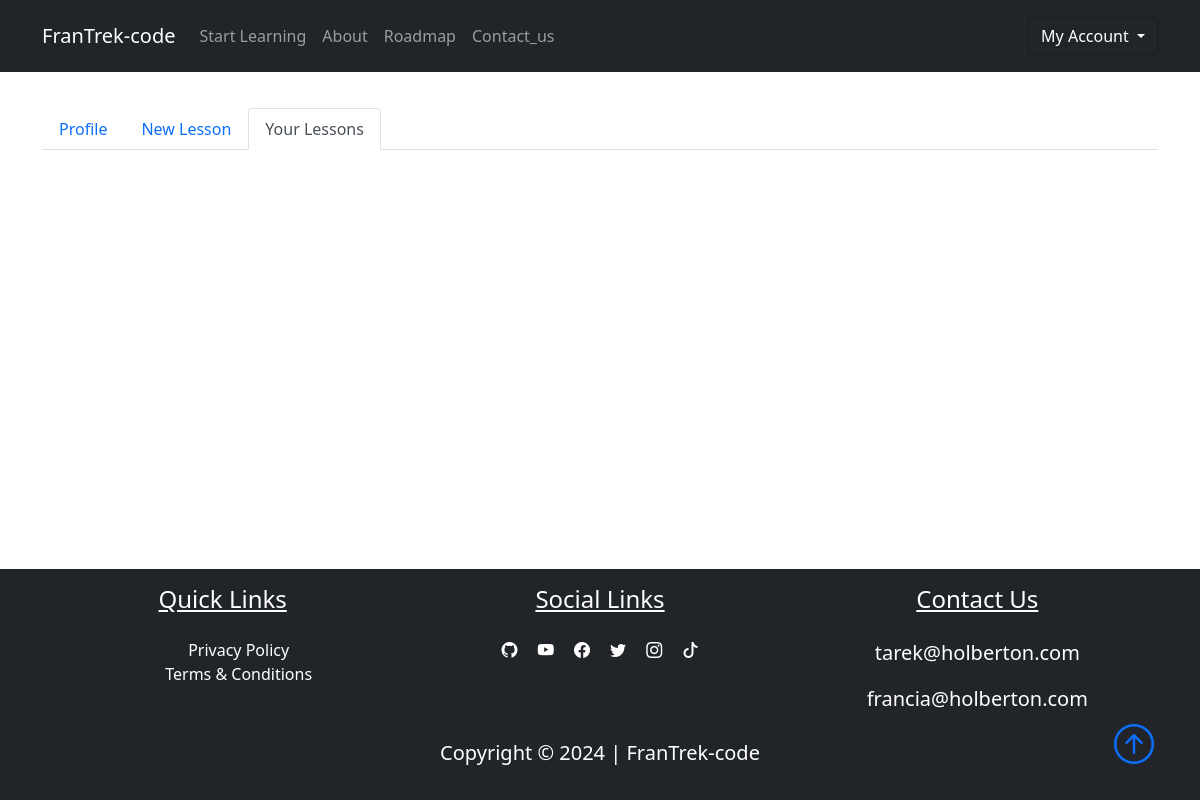
Before: /dashboard/user_lessons (signed in) with the older database file.
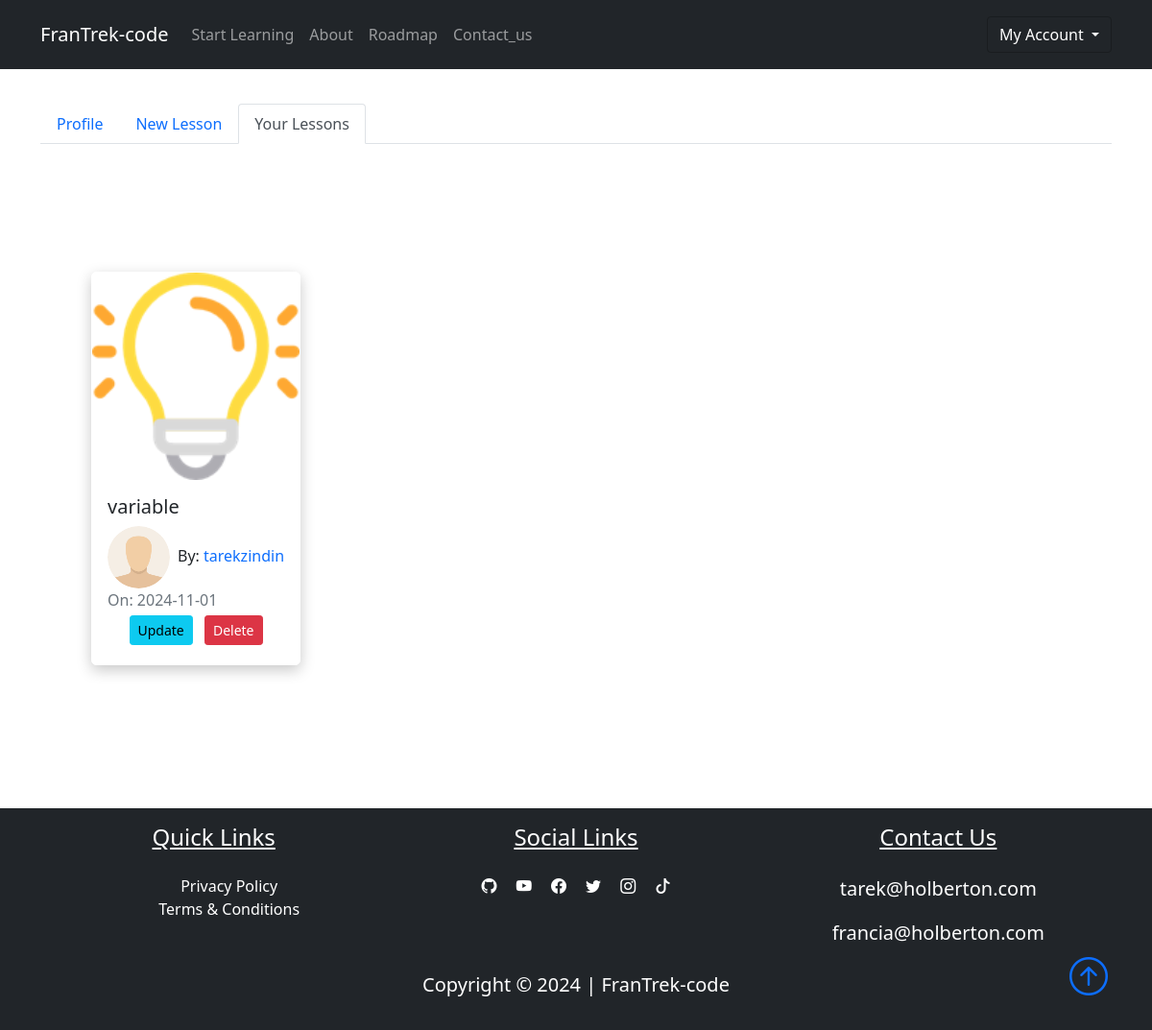
After: the same page with the newer database file.
### FranTrek/models.py (models this page shows, shortened)
class Lesson(db.Model):
    id = db.Column(db.Integer, primary_key=True)
    title = db.Column(db.String(100), nullable=False)
    date_posted = db.Column(db.DateTime, nullable=False, default=datetime.utcnow)
    content = db.Column(db.Text, nullable=False)
    thumbnail = db.Column(
        db.String(20), nullable=False, default="default_thumbnail.jpg"
    )
    slug = db.Column(db.String(32), nullable=False)
    user_id = db.Column(db.Integer, db.ForeignKey("user.id"), nullable=False)
    course_id = db.Column(db.Integer, db.ForeignKey("course.id"), nullable=False)

class User(db.Model, UserMixin):
    id = db.Column(db.Integer, primary_key=True)
    fname = db.Column(db.String(25), nullable=False)
    lname = db.Column(db.String(25), nullable=False)
    username = db.Column(db.String(25), unique=True, nullable=False)
    email = db.Column(db.String(125), unique=True, nullable=False)
    image_file = db.Column(db.String(20), nullable=False, default="default.png")
    bio = db.Column(db.Text, nullable=True)
    password = db.Column(db.String(60), nullable=False)
    lessons = db.relationship("Lesson", backref="author", lazy=True)

### FranTrek/lessons/routes.py (the view)
@lessons.route("/dashboard/user_lessons", methods=["GET", "POST"])
@login_required
def user_lessons():
    return render_template(
        "user_lessons.html", title="Your Lessons", active_tab="user_lessons"
    )

### FranTrek/models.py (called while the page is built)
@login_manager.user_loader
def load_user(user_id):
    return User.query.get(int(user_id))

### FranTrek/templates/user_lessons.html (shortened to what this page needs)
{% extends "dashboard.html"%}
{% block user_lessons %}
<div class="{{'tab-pane fade show active p-3' if active_tab == 'user_lessons' else 'tab-pane fade p-3'}}"
    id='nav-user_lessons' role="tabpanel" aria-labelledby="nav-user_lessons-tab"></div>
<section>
    <div class="container p-5">
        <div class="row">
            {% for lesson in current_user.lessons %}
            <div class="col-sm-12 col-md-6 col-lg-4 pb-5 d-flex align-items-stretch">
                <div class="card lesson">
                    <img src="{{url_for('static', filename='lesson_thumbnails/'+lesson.thumbnail)}}" class="card-img">
                    <div class="card-body d-flex flex-column">
                        <h5 class="card-title">
                            <a class="text-decoration-none text-dark"
                                href="{{url_for('lessons.lesson', lesson_slug=lesson.slug, course=lesson.course_name.title)}}">{{lesson.title}}</a>
                        </h5>
                        <span><img class="article-img rounded-circle"
                                src="{{url_for('static', filename='user_pics/'+lesson.author.image_file)}}" alt="">By:
                            <a href="#" class="link">{{lesson.author.username}}</a></span>
                        <span class="text-muted">On: {{lesson.date_posted.strftime('%Y-%m-%d')}}</span>
                        <div class="m-auto">
                            <a href="{{url_for('lessons.update_lesson', lesson_slug = lesson.slug, course = lesson.course_name.title)}}"
                                class="btn btn-info btn-sm m-1">Update</a>
                            <button class="btn btn-danger btn-sm m-1" data-bs-toggle="modal"
                                data-bs-target="#deleteModal"> Delete </button>
                        </div>
                    </div>
                </div>
            </div>
            {% endfor %}
        </div>
    </div>
</section>
{% endblock user_lessons%}

Changed rows visible on the page:
added Lesson: thumbnail (picture), title "variable", image_file (placeholder picture), author.username "tarekzindin", date_posted "2024-11-01"
